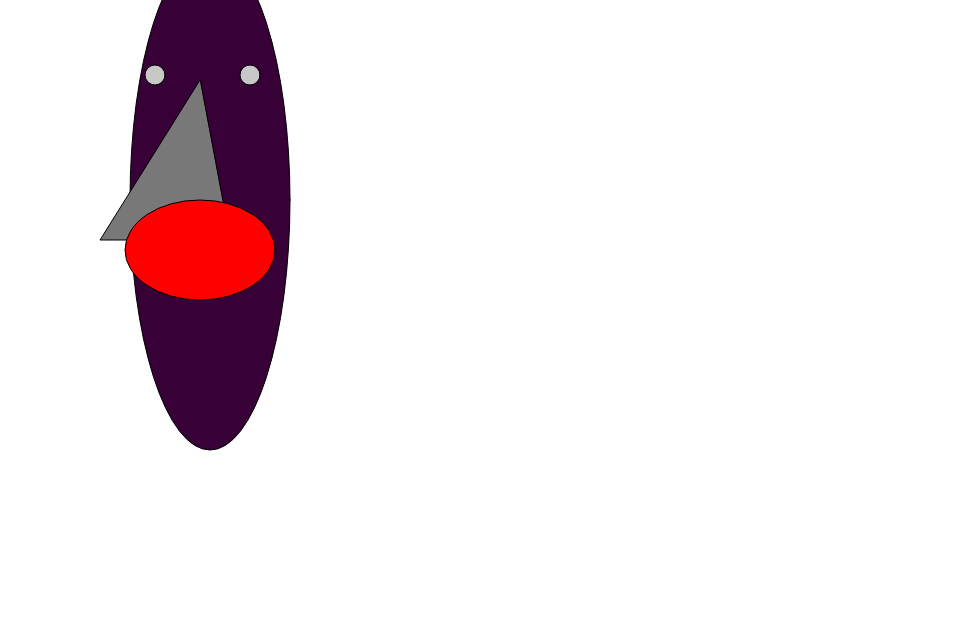
Frame 1 (no input)
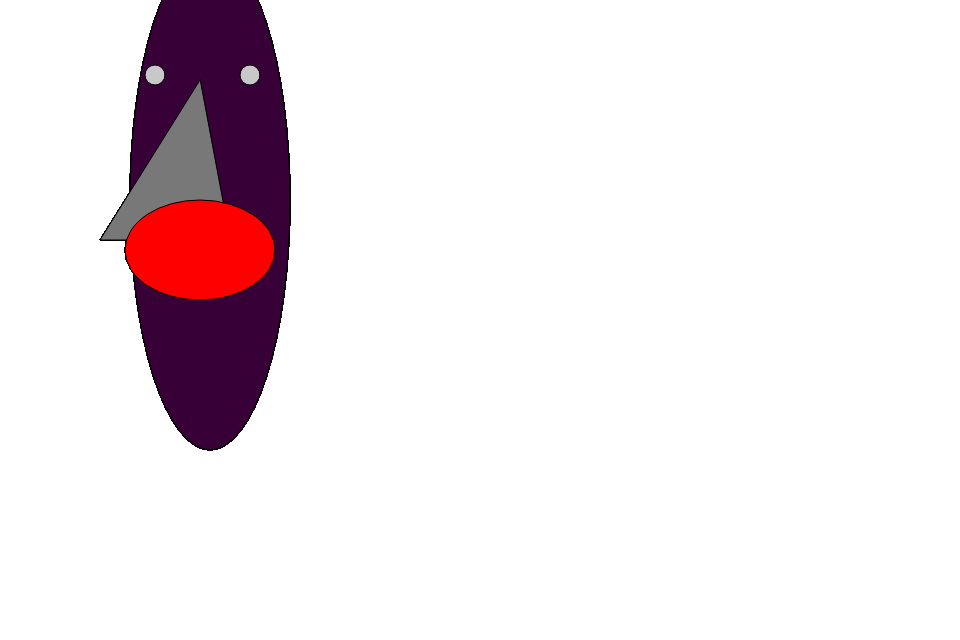
Frame 60 (no input)
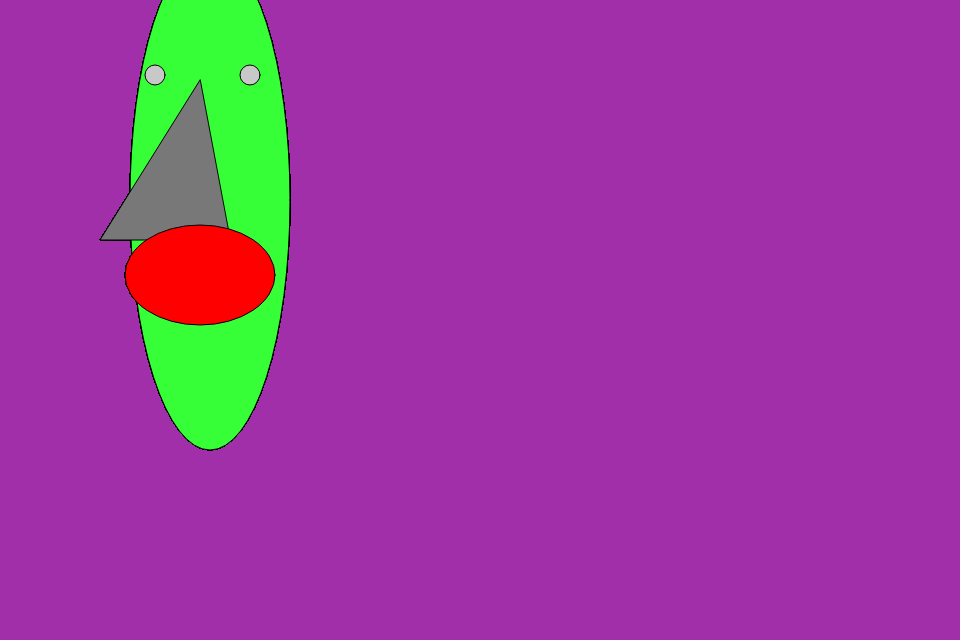
Frame 120 (the mouse pressed at the canvas centre since frame 60)

The p5.js sketch that drew these frames (run headless with seeded random() and noise() and a simulated clock; from frame 60 on, the mouse is pressed at the canvas centre):

// p5.js sketch
// ── sketch.js
/*final*/

function setup() {
	createCanvas(960, 640);
}


function draw() {

   //changing background colors
   r = map(mouseX, 0, width, 234, 196);
   g = map(mouseX, 0, width, 169, 244);
   b = map(mouseX, 0, width, 218, 175);
   //background(r, g, b);

    //face shape
    fill(55,mouseY,55);
    ellipse(210,200,160,500);
    
    //nose
    fill(120);
    triangle(200,80,100,240,230,240);
    
    //mouth
    fill(255,0,0);
    ellipse(200, map(mouseY,0,height,250,300), 150, 100);

    
    //eyeballs
    fill(200);
    ellipse(155,75,20,20);
    ellipse(250,75,20,20);
  

  }
  //background
   function mousePressed() {
    background(random(225), random(225), random(225));
  }
